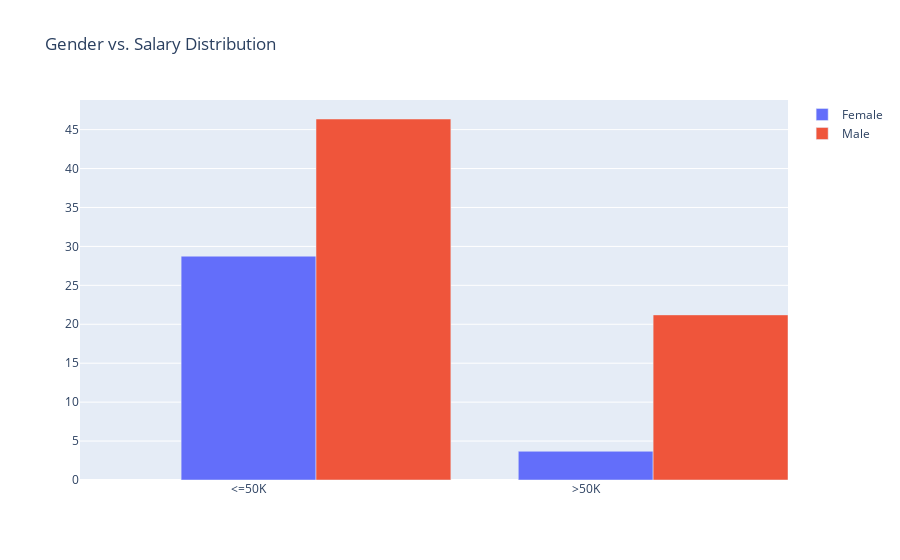

Notebook code for this chart:
### Code cell
# Gender vs. Salary distribution
gender_salary = pd.crosstab(index=data_new['sex'], columns=data_new['salary'], normalize=True)
fig = go.Figure(data=[
    go.Bar(name='Female', x=gender_salary.columns, y=gender_salary.loc[' Female']*100, width=0.4, offset=-0.2),
    go.Bar(name='Male', x=gender_salary.columns, y=gender_salary.loc[' Male']*100, width=0.4, offset=0.2)
])
fig.update_layout(barmode='group', title='Gender vs. Salary Distribution', xaxis=dict(tickmode='array', tickvals=[0, 1], ticktext=['<=50K', '>50K']))
fig.show()

### Figure 1 — Plotly figure (JSON) as saved in the notebook; plotly's stock layout.template omitted (floating-point values rounded to 4 significant figures)
{"data": [{"name": "Female", "offset": -0.2, "type": "bar", "width": 0.4, "x": [" <=50K", " >50K"], "y": [28.74, 3.687]}, {"name": "Male", "offset": 0.2, "type": "bar", "width": 0.4, "x": [" <=50K", " >50K"], "y": [46.36, 21.21]}], "layout": {"barmode": "group", "title": {"text": "Gender vs. Salary Distribution"}, "xaxis": {"tickmode": "array", "ticktext": ["<=50K", ">50K"], "tickvals": [0, 1]}}}
